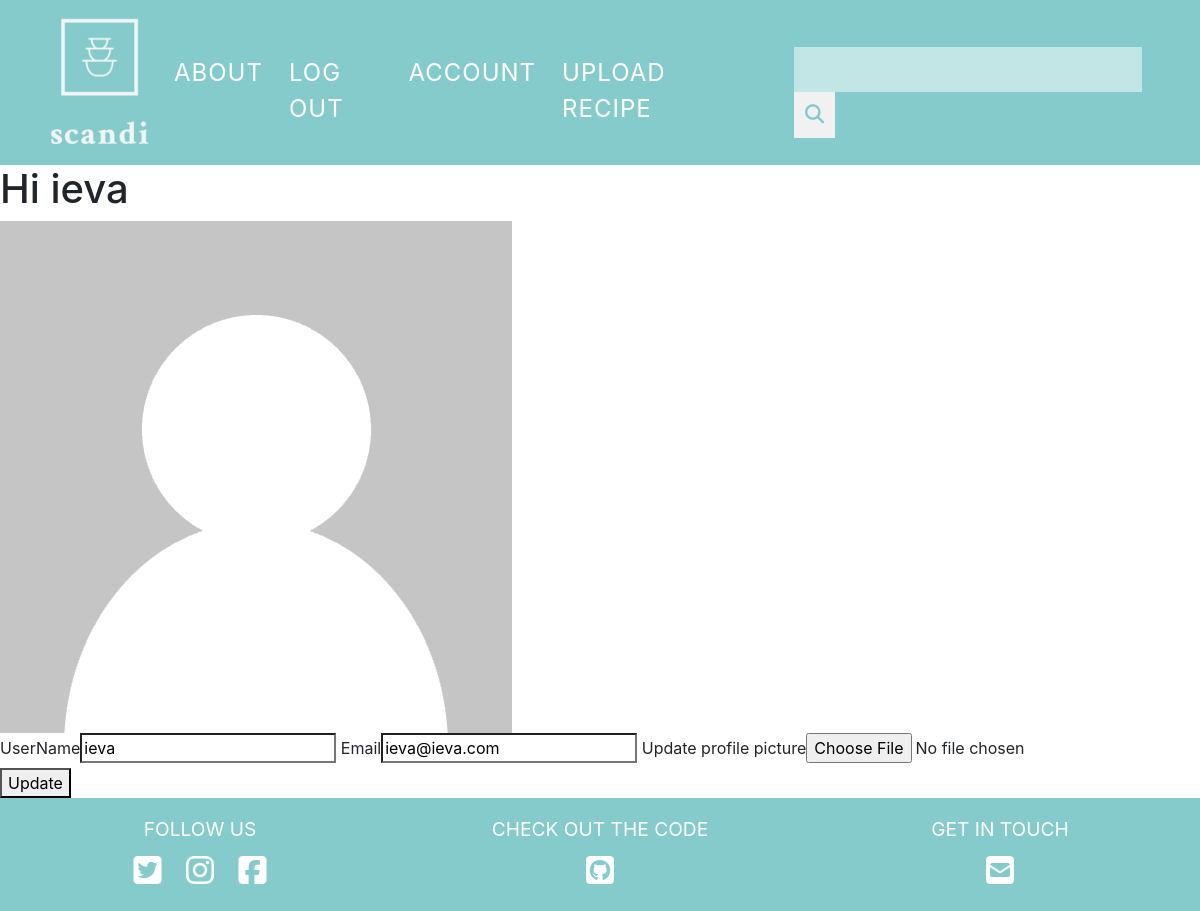
The page /account (signed in) on the database its author committed.
### scandiKitchen/models.py (models this page shows, shortened)
class User(db.Model,UserMixin):
    __tablename__ = 'users'
    id = db.Column(db.Integer,primary_key=True)
    profile_image = db.Column(db.String(64),nullable=False,default='default_profile.png')
    email = db.Column(db.String(64),unique=True,index=True)
    username = db.Column(db.String(64),unique=True,index=True)
    password_hash = db.Column(db.String(128))
    posts = db.relationship('Recipe',backref='author',lazy=True)

### scandiKitchen/users/views.py (the view)
@users.route('/account',methods=['GET','POST'])
@login_required
def account():
    form = UpdateUserForm()
    if form.validate_on_submit():
        if form.picture.data:
            username = current_user.username
            pic = add_profile_pic(form.picture.data,username)
            current_user.profile_image = pic
        current_user.username = form.username.data
        current_user.email = form.email.data
        db.session.commit()
        return redirect(url_for('users.account'))
    elif request.method == 'GET':
        form.username.data = current_user.username
        form.email.data = current_user.email
    profile_image = url_for('static',filename='profile_pics/'+current_user.profile_image)
    return render_template('account.html',profile_image=profile_image,form=form)

### scandiKitchen/users/forms.py (shortened to what this page needs)
class UpdateUserForm(FlaskForm):
     email = StringField('Email', validators=[DataRequired(),Email()])
     username = StringField('UserName', validators=[DataRequired()])
     picture = FileField('Update profile picture',validators=[FileAllowed(['jpg','png'])])
     submit = SubmitField('Update')

### scandiKitchen/models.py (called while the page is built)
@login_manager.user_loader
def load_user(user_id):
    return User.query.get(user_id)

### scandiKitchen/templates/account.html (shortened to what this page needs)
{% extends 'base.html' %}
{% block content %}
<div>
    <div>
        <h1>Hi {{current_user.username}}</h1>
        <img align='center' src="{{url_for('static', filename='profile_pics/' + current_user.profile_image)}}">
    </div>
</div>
<div>
    <form method="POST" action="" enctype="multipart/form-data">
        <div>
            {{form.username.label}}{{form.username}}
            {{form.email.label}}{{form.email}}
            {{form.picture.label}}{{form.picture}}
            {{form.submit()}}
        </div>
    </form>
</div>
{% endblock %}

### scandiKitchen/templates/base.html (shortened to what this page needs)
<!DOCTYPE html>
<html lang="en">
<head>
    <link rel="stylesheet" href="https://stackpath.bootstrapcdn.com/bootstrap/4.4.1/css/bootstrap.min.css">
    <link rel="stylesheet" href="{{ url_for('static', filename='css/slider.css') }}">
    <link rel="stylesheet" href="{{ url_for('static', filename='css/main.css') }}">
    <link rel="stylesheet" href="{{ url_for('static', filename='css/about.css') }}">
    <link rel="stylesheet" href="{{ url_for('static', filename='css/forms.css') }}">
    <link rel="stylesheet" href="{{ url_for('static', filename='css/recipe.css') }}">
</head>
<body>
    <div class="container-fluid">
        <div class="row no-gutters">
            <div class="col-12">
                <nav class="navbar navbar-expand-lg navbar-light">
                    <a class="navbar-brand" href="{{url_for('core.index')}}"><img src="static/img/logo.jpg" alt="logo"></a>
                    <div class="collapse navbar-collapse" id="navbarNavDropdown">
                        <ul class="navbar-nav">
                            <li class="nav-link">
                                <a href="{{url_for('core.info')}}">About</a>
                            </li>
                            {% if current_user.is_authenticated %}
                            <li class="nav-link">
                                <a href="{{url_for('users.logout')}}">Log Out</a>
                            </li>
                            <li class="nav-link">
                                <a href="{{url_for('users.account')}}">Account</a>
                            </li>
                            <li class="nav-link">
                                <a href="{{url_for('recipes.create_recipe')}}">Upload Recipe</a>
                            </li>
                            {% endif %}
                            <li>
                                <form class="search-form form-inline">
                                    <input id="txt_field" class="form-control mr-sm-2" type="search" aria-label="Search">
                                    <button id="search_btn" class="btn btn-outline-success my-2 my-sm-0" type="submit"><i class="fas fa-search" style="font-size: 1.2rem;"></i></button>
                                  </form>
                            </li>
                        </ul>
                    </div>
                </nav>
            </div>
        </div>
    </div>
    <div class="container-fluid">
        {% block content%}
        {% endblock %}
    </div>
    <footer>
        <div class="container-fluid">
            <div class="footer-content">
                <div class="row no-gutters">
                    <div class="footer-column col-4">
                        <h2>Follow us</h2>
                        <a href="#"><i class="icon fab fa-twitter-square"></i></a>
                        <a href="#"><i class="icon fab fa-instagram"></i></a>
                        <a cl href="#"><i class="icon fab fa-facebook-square"></i></a>
                    </div>
                    <div class="footer-column col-4">
                        <h2>Check out the code</h2>
                        <a href="#"><i class="icon fab fa-github-square"></i></a>
                    </div>
                    <div class="footer-column col-4">
                        <h2>Get in touch</h2>
                        <a href="#"><i class="icon fas fa-envelope-square"></i></a>
                    </div>
                </div>
            </div>
        </div>
    </footer>
</body>
</html>

### scandiKitchen/static/css/main.css (style rules this page uses)
body { margin: 0; padding: 0; }
* { border-radius: 0!important; }
.fas { color: #85cbcc; }
.fab { color: #fff; }
.container-fluid { padding: 0; max-width: 1500px; }
.navbar { padding: 0; z-index: 9; padding-bottom: 10px; background-color: #85cbcc; }
.navbar-nav { width: 100%; justify-content: flex-end; margin-top: 30px; }
.nav-link { font-size: 1.5rem; text-transform: uppercase; letter-spacing: 1px; font-weight: 400; margin-right: 10px; }
.nav-link a { color: #fff; }
.search-form { margin: 0 50px 0 50px; }
.form-control { font-size: 1.3rem; background-color: rgba(255, 255, 255, .5); border: 1px solid rgba(255, 255, 255, .5); }
.navbar-brand img { margin-left: 50px; max-width: 100px; height: auto; margin-top: 10px; }
button.btn.btn-outline-success.my-2.my-sm-0 { padding: 11px; }
.btn { border: none; outline: none; padding: 12px 16px; background-color: #f1f1f1; cursor: pointer; }
.footer-content { background-color: #85cbcc; text-align: center; padding: 20px 0 20px 0; }
.footer-column h2 { font-size: 1.2rem; color: #fff; text-transform: uppercase; font-weight: 400; }
.icon { color: #fff; font-size: 2rem; margin: 5px 10px 5px 10px; }

### scandiKitchen/static/css/about.css (style rules this page uses)
.row { max-width: 1500px; padding: 0; margin: 0; }

### rows shown on the page
User: username "ieva", profile_image (placeholder picture), email "ieva@ieva.com"
